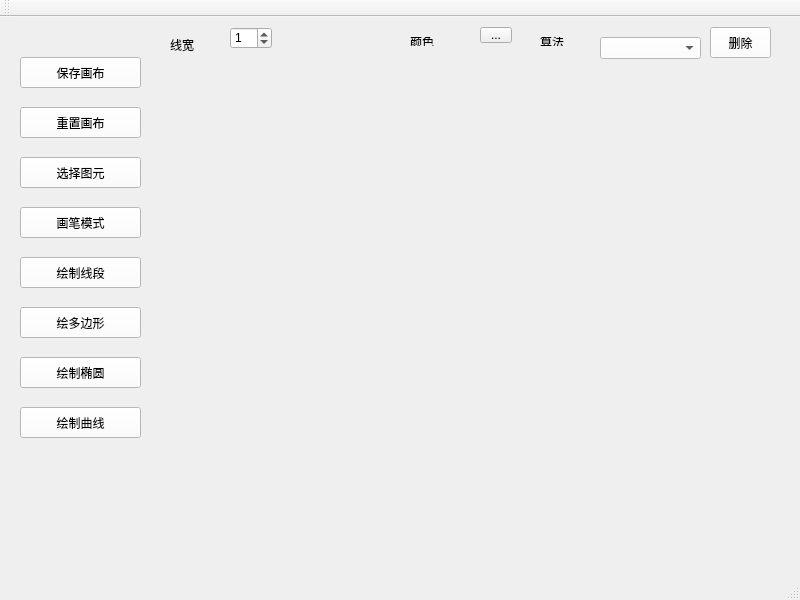
<?xml version="1.0" encoding="UTF-8"?>
<ui version="4.0">
 <class>MainWindow</class>
 <widget class="QMainWindow" name="MainWindow">
  <property name="geometry">
   <rect>
    <x>0</x>
    <y>0</y>
    <width>800</width>
    <height>600</height>
   </rect>
  </property>
  <property name="mouseTracking">
   <bool>true</bool>
  </property>
  <property name="windowTitle">
   <string>MainWindow</string>
  </property>
  <property name="styleSheet">
   <string notr="true">#MainWindow{background-image: url(:/ICON/ICON/bg2.jpg);}
</string>
  </property>
  <widget class="QWidget" name="centralWidget">
   <widget class="QLabel" name="widthLabel">
    <property name="geometry">
     <rect>
      <x>170</x>
      <y>20</y>
      <width>41</width>
      <height>16</height>
     </rect>
    </property>
    <property name="font">
     <font>
      <family>幼圆</family>
     </font>
    </property>
    <property name="styleSheet">
     <string notr="true"/>
    </property>
    <property name="text">
     <string>线宽</string>
    </property>
   </widget>
   <widget class="QPushButton" name="save">
    <property name="geometry">
     <rect>
      <x>20</x>
      <y>40</y>
      <width>121</width>
      <height>31</height>
     </rect>
    </property>
    <property name="font">
     <font>
      <family>幼圆</family>
     </font>
    </property>
    <property name="styleSheet">
     <string notr="true">background-color: rgb(255, 255, 255);</string>
    </property>
    <property name="text">
     <string>保存画布</string>
    </property>
   </widget>
   <widget class="QPushButton" name="reset">
    <property name="geometry">
     <rect>
      <x>20</x>
      <y>90</y>
      <width>121</width>
      <height>31</height>
     </rect>
    </property>
    <property name="font">
     <font>
      <family>幼圆</family>
     </font>
    </property>
    <property name="styleSheet">
     <string notr="true">background-color: rgb(255, 255, 255);</string>
    </property>
    <property name="text">
     <string>重置画布</string>
    </property>
   </widget>
   <widget class="QSpinBox" name="widthSpinBox">
    <property name="geometry">
     <rect>
      <x>230</x>
      <y>10</y>
      <width>42</width>
      <height>22</height>
     </rect>
    </property>
    <property name="value">
     <number>1</number>
    </property>
   </widget>
   <widget class="QPushButton" name="ellipse">
    <property name="geometry">
     <rect>
      <x>20</x>
      <y>340</y>
      <width>121</width>
      <height>31</height>
     </rect>
    </property>
    <property name="font">
     <font>
      <family>幼圆</family>
     </font>
    </property>
    <property name="styleSheet">
     <string notr="true">background-color: rgb(255, 255, 255);</string>
    </property>
    <property name="text">
     <string>绘制椭圆</string>
    </property>
    <property name="checkable">
     <bool>true</bool>
    </property>
    <property name="autoExclusive">
     <bool>true</bool>
    </property>
   </widget>
   <widget class="QPushButton" name="pushButton_2">
    <property name="geometry">
     <rect>
      <x>20</x>
      <y>240</y>
      <width>121</width>
      <height>31</height>
     </rect>
    </property>
    <property name="styleSheet">
     <string notr="true">background-color: rgb(255, 255, 255);
font: 9pt &quot;幼圆&quot;;</string>
    </property>
    <property name="text">
     <string>绘制线段</string>
    </property>
    <property name="checkable">
     <bool>true</bool>
    </property>
    <property name="autoExclusive">
     <bool>true</bool>
    </property>
   </widget>
   <widget class="QToolButton" name="colorBtn">
    <property name="geometry">
     <rect>
      <x>480</x>
      <y>10</y>
      <width>32</width>
      <height>16</height>
     </rect>
    </property>
    <property name="text">
     <string>...</string>
    </property>
   </widget>
   <widget class="QLabel" name="COlor">
    <property name="geometry">
     <rect>
      <x>410</x>
      <y>20</y>
      <width>41</width>
      <height>9</height>
     </rect>
    </property>
    <property name="font">
     <font>
      <family>幼圆</family>
     </font>
    </property>
    <property name="styleSheet">
     <string notr="true"/>
    </property>
    <property name="text">
     <string>颜色</string>
    </property>
   </widget>
   <widget class="QPushButton" name="pen">
    <property name="geometry">
     <rect>
      <x>20</x>
      <y>190</y>
      <width>121</width>
      <height>31</height>
     </rect>
    </property>
    <property name="font">
     <font>
      <family>幼圆</family>
     </font>
    </property>
    <property name="styleSheet">
     <string notr="true">background-color: rgb(255, 255, 255);</string>
    </property>
    <property name="text">
     <string>画笔模式</string>
    </property>
    <property name="checkable">
     <bool>true</bool>
    </property>
    <property name="checked">
     <bool>false</bool>
    </property>
    <property name="autoExclusive">
     <bool>true</bool>
    </property>
   </widget>
   <widget class="QPushButton" name="pushButton_5">
    <property name="geometry">
     <rect>
      <x>20</x>
      <y>290</y>
      <width>121</width>
      <height>31</height>
     </rect>
    </property>
    <property name="font">
     <font>
      <family>幼圆</family>
     </font>
    </property>
    <property name="styleSheet">
     <string notr="true">background-color: rgb(255, 255, 255);</string>
    </property>
    <property name="text">
     <string>绘多边形</string>
    </property>
    <property name="checkable">
     <bool>true</bool>
    </property>
    <property name="autoExclusive">
     <bool>true</bool>
    </property>
   </widget>
   <widget class="QPushButton" name="curve">
    <property name="geometry">
     <rect>
      <x>20</x>
      <y>390</y>
      <width>121</width>
      <height>31</height>
     </rect>
    </property>
    <property name="font">
     <font>
      <family>幼圆</family>
     </font>
    </property>
    <property name="styleSheet">
     <string notr="true">background-color: rgb(255, 255, 255);</string>
    </property>
    <property name="text">
     <string>绘制曲线</string>
    </property>
    <property name="checkable">
     <bool>true</bool>
    </property>
    <property name="autoExclusive">
     <bool>true</bool>
    </property>
   </widget>
   <widget class="QPushButton" name="pushButton_9">
    <property name="geometry">
     <rect>
      <x>20</x>
      <y>140</y>
      <width>121</width>
      <height>31</height>
     </rect>
    </property>
    <property name="font">
     <font>
      <family>幼圆</family>
     </font>
    </property>
    <property name="styleSheet">
     <string notr="true">background-color: rgb(255, 255, 255);</string>
    </property>
    <property name="text">
     <string>选择图元</string>
    </property>
    <property name="checkable">
     <bool>true</bool>
    </property>
    <property name="autoExclusive">
     <bool>true</bool>
    </property>
   </widget>
   <widget class="QPushButton" name="del">
    <property name="geometry">
     <rect>
      <x>710</x>
      <y>10</y>
      <width>61</width>
      <height>31</height>
     </rect>
    </property>
    <property name="font">
     <font>
      <family>幼圆</family>
     </font>
    </property>
    <property name="styleSheet">
     <string notr="true">background-color: rgb(255, 255, 255);</string>
    </property>
    <property name="text">
     <string>删除</string>
    </property>
   </widget>
   <widget class="QComboBox" name="al">
    <property name="geometry">
     <rect>
      <x>600</x>
      <y>20</y>
      <width>101</width>
      <height>22</height>
     </rect>
    </property>
    <property name="styleSheet">
     <string notr="true">background-color: rgb(255, 255, 255);</string>
    </property>
   </widget>
   <widget class="QLabel" name="al_t">
    <property name="geometry">
     <rect>
      <x>540</x>
      <y>20</y>
      <width>41</width>
      <height>9</height>
     </rect>
    </property>
    <property name="font">
     <font>
      <family>幼圆</family>
     </font>
    </property>
    <property name="styleSheet">
     <string notr="true"/>
    </property>
    <property name="text">
     <string>算法</string>
    </property>
   </widget>
  </widget>
  <widget class="QMenuBar" name="menuBar">
   <property name="geometry">
    <rect>
     <x>0</x>
     <y>0</y>
     <width>800</width>
     <height>17</height>
    </rect>
   </property>
  </widget>
  <widget class="QToolBar" name="mainToolBar">
   <attribute name="toolBarArea">
    <enum>TopToolBarArea</enum>
   </attribute>
   <attribute name="toolBarBreak">
    <bool>false</bool>
   </attribute>
  </widget>
  <widget class="QStatusBar" name="statusBar"/>
 </widget>
 <layoutdefault spacing="6" margin="11"/>
 <resources/>
 <connections/>
</ui>
